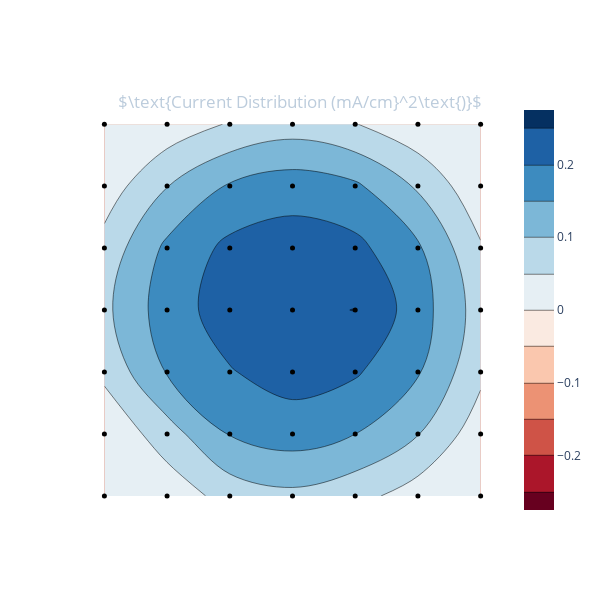

Notebook source saved alongside this figure:
### Markdown cell above
### Run the following cell just to get a quick reading

### Code cell
currents = data.readCurrents(centre5x5 = False)
apl.plotI(currents)

### Figure 1 — Plotly figure (JSON) as saved in the notebook; plotly's stock layout.template omitted (floating-point values rounded to 4 significant figures)
{"data": [{"colorscale": [[0, "rgb(103,0,31)"], [0.1, "rgb(178,24,43)"], [0.2, "rgb(214,96,77)"], [0.3, "rgb(244,165,130)"], [0.4, "rgb(253,219,199)"], [0.5, "rgb(247,247,247)"], [0.6, "rgb(209,229,240)"], [0.7, "rgb(146,197,222)"], [0.8, "rgb(67,147,195)"], [0.9, "rgb(33,102,172)"], [1, "rgb(5,48,97)"]], "ncontours": 21, "type": "contour", "z": [[0.001767, 0.01641, 0.07112, 0.08849, 0.06717, 0.02571, 0.003548], [0.006615, 0.07847, 0.1528, 0.1735, 0.1502, 0.1021, 0.02134], [0.0628, 0.1535, 0.1971, 0.2214, 0.206, 0.1546, 0.06178], [0.08816, 0.1767, 0.2231, 0.2421, 0.2507, 0.1739, 0.07696], [0.06805, 0.1608, 0.2125, 0.225, 0.2137, 0.1572, 0.05542], [0.02234, 0.0986, 0.1555, 0.1771, 0.1585, 0.09347, 0.01219], [0.002901, 0.01811, 0.05412, 0.07529, 0.05184, 0.01182, 0.001728]], "zmax": 0.2507, "zmid": 0, "zmin": -0.2507}, {"marker": {"color": "rgb(0, 0, 0)", "size": 5}, "mode": "markers", "type": "scatter", "x": [0, 1, 2, 3, 4, 5, 6, 0, 1, 2, 3, 4, 5, 6, 0, 1, 2, 3, 4, 5, 6, 0, 1, 2, 3, 4, 5, 6, 0, 1, 2, 3, 4, 5, 6, 0, 1, 2, 3, 4, 5, 6, 0, 1, 2, 3, 4, 5, 6], "y": [0, 0, 0, 0, 0, 0, 0, 1, 1, 1, 1, 1, 1, 1, 2, 2, 2, 2, 2, 2, 2, 3, 3, 3, 3, 3, 3, 3, 4, 4, 4, 4, 4, 4, 4, 5, 5, 5, 5, 5, 5, 5, 6, 6, 6, 6, 6, 6, 6]}], "layout": {"height": 600, "paper_bgcolor": "rgba(0,0,0,0)", "plot_bgcolor": "rgba(0,0,0,0)", "title": {"font": {"color": "#BCCCDC"}, "text": "$\\text{Current Distribution (mA/cm}^2\\text{)}$", "x": 0.5, "xanchor": "center", "y": 0.84, "yanchor": "top"}, "width": 600, "xaxis": {"showgrid": false, "showticklabels": false, "tickmode": "linear"}, "yaxis": {"showgrid": false, "showticklabels": false}}}
